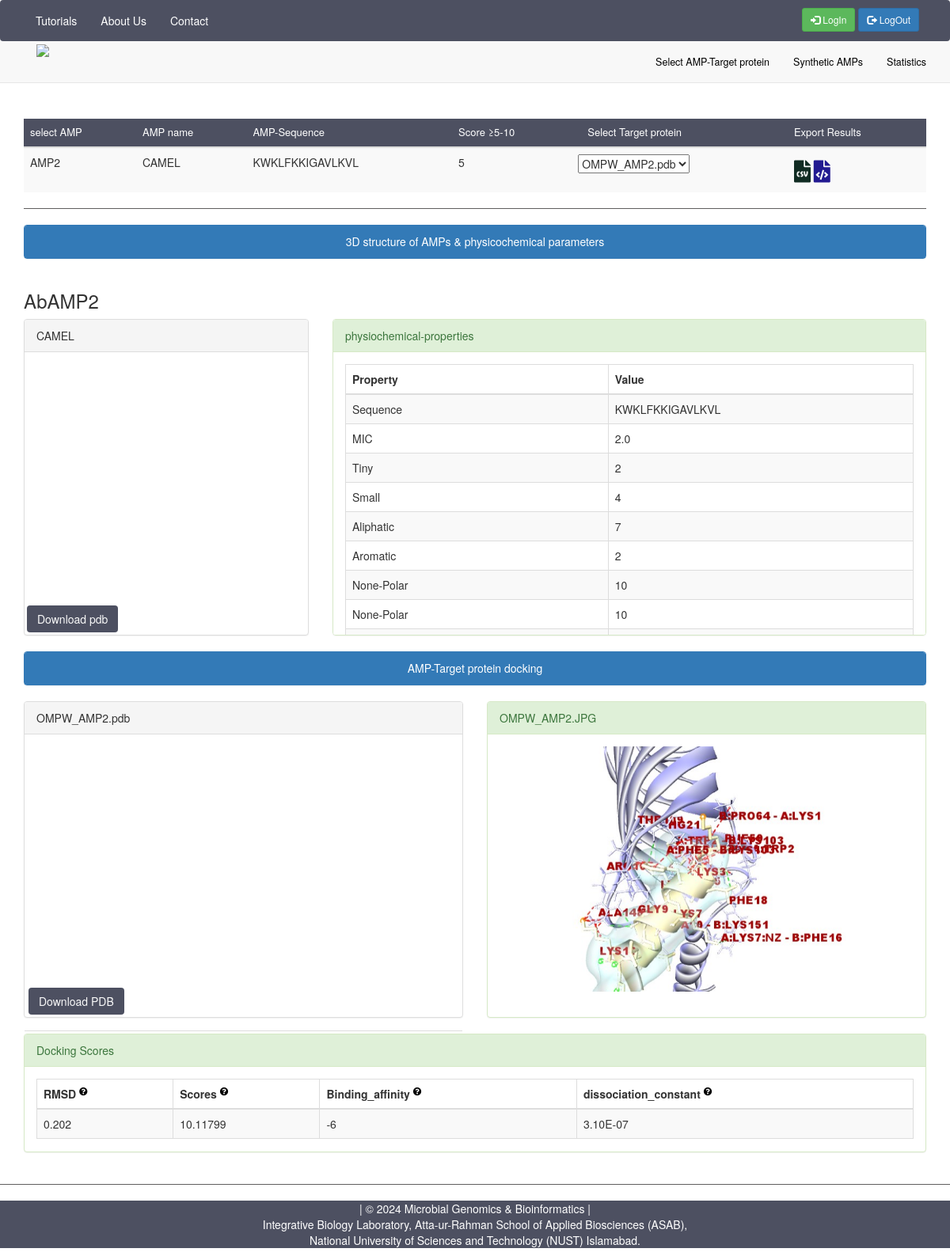
/2, run on the app's committed database.
### abampdb/models.py (models this page shows, shortened)
class Proteins(models.Model):
    target_protein = models.ForeignKey(
        Targetproteins, on_delete=models.SET_NULL, null=True, blank=True)
    dock = models.ManyToManyField('Docks', related_name='proteins')
    amp = models.CharField(("AMP"), max_length=1000)
    name = models.CharField(("Name"), max_length=1000)
    sequence = models.CharField(("Sequence"), max_length=1000)
    hemolytic_activity = models.CharField(("HemolyticActivity"), null=True, max_length=1000)
    mic_value = models.CharField(("MICValue"), null=True, max_length=1000)
    solubility = models.CharField(("Solubility"), max_length=1000)
    tiny = models.IntegerField(("Tiny"), null=True)
    small = models.IntegerField(("Small"), null=True)
    aliphatic = models.IntegerField(("Aliphatic"), null=True)
    aromatic = models.IntegerField(("Aromatic"), null=True)
    non_polar = models.IntegerField(("NonPolar"), null=True)
    polar = models.IntegerField(("Polar"), null=True)
    charged_aa = models.IntegerField(("ChargedAA"), null=True)
    basic = models.IntegerField(("Basic"), null=True)
    acidic = models.FloatField(("Acidic"), null=True)
    mol_weight_tiny = models.FloatField(("MolWeightTiny"), null=True)
    mol_weight_small = models.FloatField(("MolWeightSmall"), null=True)
    mol_weight_apliphatic = models.FloatField(
        ("MolWeightAliphatic"), null=True)
    mol_weight_aromatic = models.FloatField(("MolWeightAromatic"), null=True)
    mol_weight_non_polar = models.FloatField(("MolWeightNonPolar"), null=True)
    mol_weight_polar = models.FloatField(("MolWeightPolar"), null=True)
    mol_weight_charged = models.FloatField(("MolWeightCharged"), null=True)
    mol_weight_basic = models.FloatField(("MolWeightBasic"), null=True)
    mol_weight_acidic = models.FloatField(("MolWeightAcidic"), null=True)
    molecular_weight = models.FloatField(("MolecularWeight"), null=True)
    length = models.IntegerField(("Length"), null=True)
    charge = models.FloatField(("Charge"), null=True)
    p_i = models.FloatField(("pI"), null=True)
    a_index = models.FloatField(("AIndex"), null=True)
    instaIndex = models.FloatField(("InstaIndex"), null=True)
    BomanIndex = models.FloatField(("BomanIndex"), null=True)
    hydrophobicity = models.FloatField(("Hydrophobicity"), null=True)
    hmoment_angle = models.FloatField(("HydrophobicMoment"), null=True)
    extracellular = models.BooleanField(("Extracellular"), null=True)
    cytoplasmic = models.BooleanField(("Cytoplasmic"), null=True)
    toxicity = models.CharField(("Toxicity"), max_length=1000, null=True)
    rmsf = models.FloatField(("RMSF"), null=True)
    score = models.IntegerField(("Score"), null=True)
    pdb_name = models.CharField(("PDBName"), max_length=1000)

class Docks(models.Model):
    targets = models.ManyToManyField('Targetproteins')
    dock_1 = models.CharField(("Dock"), max_length=1000)
    image = models.CharField(("Image"), max_length=1000)
    global_energy = models.CharField(("Global_Energy"), max_length=1000)
    attr_vdw = models.CharField(("Attractive_VdW"), max_length=1000)
    repl_vdw = models.CharField(("Repulsive_VdW"), max_length=1000)
    binding_energy = models.CharField(("ACE"), max_length=1000)
    hydrogen_bonding = models.CharField(("HB"), max_length=1000)

### abampdb/views.py (the view)
# urls.py: path("<int:proteins_id>", views.protein, name='protein'),
def protein(request, proteins_id):
    protein = Proteins.objects.get(pk=proteins_id)
    target_protien = protein.target_protein.id
    protein_name = protein.amp[2:]
    dock = Docks.objects.filter(Q(targets=target_protien) &  Q(dock_1__icontains=f"_{protein_name}.pdb"))
    return render(request, "abampdb/protein.html", {
        "protein": protein,
        "dock": dock,
    })

### abampdb/templates/abampdb/protein.html (shortened to what this page needs)
{% extends 'base.html' %} {% block content %} {% load static %}
<head>
    <link rel="stylesheet" href="https://cdnjs.cloudflare.com/ajax/libs/OwlCarousel2/2.3.4/assets/owl.carousel.min.css"
    />
    <link rel="stylesheet" href="https://cdnjs.cloudflare.com/ajax/libs/OwlCarousel2/2.3.4/assets/owl.theme.default.min.css"
 />
    <link rel="stylesheet" href="https://cdnjs.cloudflare.com/ajax/libs/OwlCarousel2/2.3.4/assets/owl.carousel.min.css"
    />
    <link rel="stylesheet" href="https://cdnjs.cloudflare.com/ajax/libs/OwlCarousel2/2.3.4/assets/owl.theme.default.min.css"
 />
    <link rel="stylesheet" href="https://cdnjs.cloudflare.com/ajax/libs/font-awesome/4.7.0/css/font-awesome.min.css">
    <link rel="stylesheet" href="https://cdnjs.cloudflare.com/ajax/libs/font-awesome/5.15.3/css/all.min.css">
</head>
<table class="table table-striped w-auto">
    <thead style="background-color: #4D5061; color: white;" font-weight="normal" font-size="small">
        <tr>
            <th scope="col" style="font-size: small; font-weight: normal;">select AMP</th>
            <th scope="col" style="font-size: small; font-weight: normal;">AMP name</th>
            <th scope="col" style="font-size: small; font-weight: normal;">AMP-Sequence</th>
            <th scope="col" style="font-size: small; font-weight: normal;">Score ≥5-10</th>
            <th scope="col" style="font-size: small; font-weight: normal; padding-left: 20px;"> Select Target protein</th>
            <th scope="col" style="font-size: small; font-weight: normal;">Export Results</th>
        </tr>
    </thead>
    <tbody>
        <tr class="table-info">
            <td>AMP{{ protein.id }}</td>
            <td>{{ protein.name }}</td>
            <td>{{ protein.sequence }}</td>
            <td>{{ protein.score }}</td>
            <td>
                <select class="mySelect" name="dropdown" onchange="updateHiddenInput(this, {{ protein.id }})" required>
                                {% for dock in dock %}
                                <option value="{{ dock.id }}">{{ dock.dock_1 }}</option>
                                {% endfor %}
                            </select>
            </td>
            <td><button onclick="exportTableToCSV('table-data.csv')" style="background-color: #f9f9f9; font-size:28px; margin: 0; padding: 0;"><i class="fas fa-file-csv" style="color: rgb(17, 44, 35); margin-top: -10px;"></i></button>
                <button onclick="exportTableToXML('table-data.xml')" style="background-color: #f9f9f9; font-size: 28px; margin: 0; padding: 0;">
                    <i class="fas fa-file-code" style="color: rgb(34, 26, 145); margin-top: -10px;"></i>
                  </button>
            </td>
    </tbody>
</table>
<hr />
<body>
    <div class="row">
        <div class="col-md-12 col-sm-12 col-xs-20">
            <div class="panel panel-primary">
                <div class="panel-heading" align="center">
                    3D structure of AMPs & physicochemical parameters
                </div>
            </div>
        </div>
    </div>
    <h3>{{ protein.amp }}</h3>
    <div class="row">
        <div class="col-md-4 col-sm-4 col-xs-12">
            <div class="panel panel-default" style="height: 400px;">
                <div class="panel-heading">
                    {{ protein.name }}
                </div>
                <div>
                    <div id="container-01" class="mol-container"></div>
                    <div>
                        <a style="background-color: #4D5061; color: #f9f9f9; margin: 20px; margin-left: 3px;" role="button" href='/static/pdb/{{ protein.pdb_name }}' download='/static/pdb/{{ protein.pdb_name }}' class="btn btn-light text-dark ml-0">
                            Download pdb
                        </a></div>
                </div>
            </div>
        </div>
        <div class="col-md-8 col-sm-8 col-xs-12">
            <div class="panel panel-success" style="height: 400px;overflow: scroll;">
                <div class="panel-heading">
                    physiochemical-properties
                </div>
                <div class="panel-body">
                    <div class="table-responsive">
                        <table class="table table-striped table-bordered table-hover">
                            <thead>
                                <tr>
                                    <th>Property</th>
                                    <th>Value</th>
                                </tr>
                            </thead>
                            <tbody>
                                <tr>
                                    <td>Sequence</td>
                                    <td>{{ protein.sequence }}</td>
                                </tr>
                                <tr>
                                    <td>MIC</td>
                                    <td>{{ protein.mic_value }}</td>
                                </tr>
                                <tr>
                                    <td>Tiny</td>
                                    <td>{{ protein.tiny }}</td>
                                </tr>
                                <tr>
                                    <td>Small</td>
                                    <td>{{ protein.small }}</td>
                                </tr>
                                <tr>
                                    <td>Aliphatic</td>
                                    <td>{{ protein.aliphatic }}</td>
                                </tr>
                                <tr>
                                    <td>Aromatic</td>
                                    <td>{{ protein.aromatic }}</td>
                                </tr>
                                <tr>
                                    <td>None-Polar</td>
                                    <td>{{ protein.non_polar }}</td>
                                </tr>
                                <tr>
                                    <td>None-Polar</td>
                                    <td>{{ protein.non_polar }}</td>
                                </tr>
                                <tr>
                                    <td>Polar</td>
                                    <td>{{ protein.polar }}</td>
                                </tr>
                            </tbody>
                        </table>
                    </div>
                </div>
            </div>
        </div>
    </div>
    {% for dock in dock %}
    <div class="row">
        <div class="col-md-12 col-sm-12 col-xs-20">
            <div class="panel panel-primary">
                <div class="panel-heading" align="center">
                    AMP-Target protein docking
                </div>
            </div>
        </div>
    </div>
    <div class="row">
        <div class="col-md-6 col-sm-4 col-xs-13">
            <div class="panel panel-default" style="height: 400px;">
                <div class="panel-heading">
                    {{ dock.dock_1 }}
                </div>
                <div id="docking">
                    <div class="nav nav-tabs content-center">
                        <div id="container-02" class="mol-container"></div>
                        <div class="container-fluid physico-chemical-property-container m-t-50" align="left" style="position: relative;">
                            <div>
                                <a style="background-color: #4D5061; color: #f9f9f9; margin: 20px; margin-left: -10px;" role="button" href='/static/dock/{{ dock.dock_1 }}' download='/static/dock/{{ dock.dock_1 }}' class="btn btn-light text-dark ml-0">
				Download PDB
			 </a>
                            </div>
                        </div>
                    </div>
                </div>
            </div>
        </div>
        <div class="col-md-6 col-sm-5 col-xs-10">
            <div class="panel panel-success" style="height: 400px;">
                <div class="panel-heading">
                    {{dock.image}}
                </div>
                <div class="panel-body">
                    <div class="table-responsive">
                        <div id="owl-demo" class="owl-carousel owl-theme">
                            <div class="item">
                                <img src="{% static 'img/Image/'|add:dock.image %}" alt="Dock Image" style="margin-left: -50px;">
                            </div>
                        </div>
                    </div>
                </div>
            </div>
        </div>
    </div>
    <section>
        <div class="col-md-13 col-sm-13 col-xs-18">
            <div class="panel panel-success" style="height: 150px;">
                <div class="panel-heading">
                    Docking Scores
                </div>
                <div class="panel-body">
                    <div class="table-responsive">
                        <table class="table table-striped table-bordered table-hover">
                            <thead>
                                <tr>
                                    <th>RMSD
                                        <sup><i style="color: rgb(0, 0, 0);" class="fas fa-question-circle" data-toggle="tooltip" data-placement="bottom" title="Root Mean Square Deviation with a 4˚A criteria was used to clusterize Cα protein backbone atoms"></i>
                                            </sup>
                                    </th>
                                    <th>Scores
                                        <sup><i style="color: rgb(0, 0, 0);" class="fas fa-question-circle" data-toggle="tooltip" data-placement="bottom" title="DFIRE energy scores for the top five docking structure clusters. Higher scores signify more optimal solutions"></i>
                                            </sup>
                                    </th>
                                    <th>Binding_affinity
                                        <sup><i style="color: rgb(0, 0, 0);" class="fas fa-question-circle" data-toggle="tooltip" data-placement="bottom" title="OR binding free energy, should ideally be negative for favorable complex formation"></i>
                                            </sup>
                                    </th>
                                    <th>dissociation_constant
                                        <sup><i style="color: rgb(0, 0, 0);" class="fas fa-question-circle" data-toggle="tooltip" data-placement="bottom" title="dissociation constant (25 °C by default)"></i>
                                            </sup>
                                    </th>
                                </tr>
                            </thead>
                            <tbody>
                                <tr>
                                    <td>{{dock.global_energy}}</td>
                                    <td>{{dock.attr_vdw}}</td>
                                    <td>{{dock.repl_vdw}}</td>
                                    <td>{{dock.binding_energy}}</td>
                                </tr>
                            </tbody>
                        </table>
                    </div>
                </div>
            </div>
        </div>
        </div>
    {% endfor %}
    <hr />
</body>
</html>
{% endblock %}

### abampdb/templates/abampdb/protein.html (style rules this page uses)
#owl-demo .item img { display: block; width: 100%; height: 310px; object-fit: cover; object-position: center; }
hr { border: 1px solid #4D5061; margin: 10px 0; }
#container-01 { width: 90%; height: 300px; position: relative; left: 10px; top: 10px; bottom: 50px; }
a:link { text-decoration: none; }
body { padding-top: 150px; }
button { background-color: #4B6887; color: white; border: none; padding: 10px 20px; text-align: center; text-decoration: none; display: inline-block; font-size: 16px; margin: 4px 2px; cursor: pointer; }
hr { border: none; border-top: 1px solid #5f5e5e; margin: 20px 0; }
#container-02 { width: 90%; height: 300px; position: relative; left: 10px; top: 20px; right: 500px; }

### data on the page
Proteins: id "2", name "CAMEL", sequence "KWKLFKKIGAVLKVL", score "5", amp "AbAMP2", mic_value "2.0", tiny "2", small "4", aliphatic "7", aromatic "2", non_polar "10"
Docks: dock_1 "OMPW_AMP2.pdb", image "OMPW_AMP2.JPG", image (picture), global_energy "0.202", attr_vdw "10.11799", repl_vdw "-6", binding_energy "3.10E-07"

### other printed values
form field dropdown "OMPW_AMP2.pdb"
